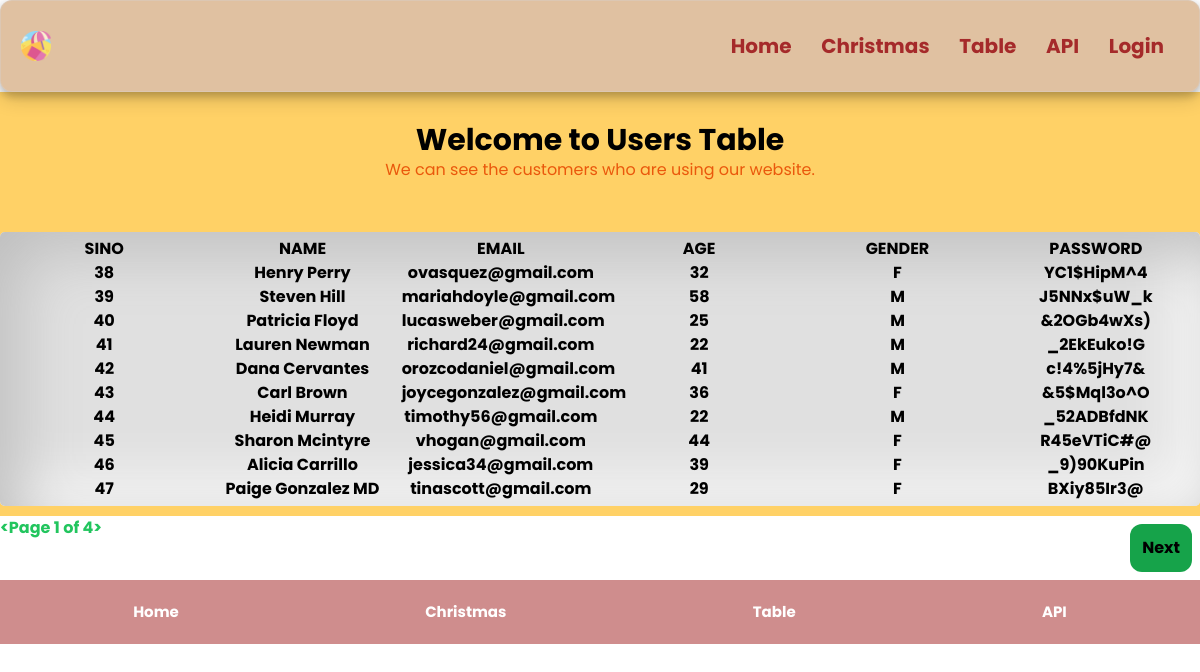
Screenshot of /users/Details/ with the database file from the repository.
### SignupPage/models.py (models this page shows, shortened)
class Usersignup(models.Model):
    Firstname = models.CharField(max_length=100)
    email = models.EmailField(max_length= 254)
    age = models.IntegerField()
    gender = models.CharField(max_length=20)
    password = models.CharField(max_length=100)
    conformpassword = models.CharField(max_length=100)

### SignupPage/views.py (the view)
# urls.py: path('Details/', views.Datatable, name='DataTable'),
def Datatable(request):
    data = Usersignup.objects.all()
    p = Paginator(object_list=data, per_page=10)
    page = request.GET.get('page')
    venues = p.get_page(page)
    return render(request, r'Data/TableData.html', {"Data":data, "venus":venues})

### templates/Data/TableData.html (shortened to what this page needs)
<!DOCTYPE html>
<html lang="en">
<head>
    {%extends 'Base/base.html'%}
    {%load static%}
    {%block content%}
    <script src="{%static 'Tailwindcss/tailwind.js'%}"></script>
        <div class="containertable">
            <h1 class="text-center font-bold text-3xl">Welcome to Users Table</h1>
            <p class="text-orange-600">We can see the customers who are using our website.</p>
            <div class="tablecontainer">
                <table class="table-fixed">
                    <thead>
                      <tr>
                        <th>SINO</th>
                        <th>NAME</th>
                        <th>EMAIL</th>
                        <th>AGE</th>
                        <th>GENDER</th>
                        <th>PASSWORD</th>
                      </tr>
                    </thead>
                    <tbody>
                        {%for user in venus%}
                            <tr class="hover:-translate-y-1 hover:bg-[#FFB300FF]">
                                <th>{{user.id}}</th>
                                <th>{{user.Firstname}}</th>
                                <th>{{user.email}}</th>
                                <th>{{user.age}}</th>
                                <th>{{user.gender}}</th>
                                <th>{{user.password}}</th>
                            </tr>
                        {%endfor%}
                    </tbody>
                  </table>
            </div>
        </div>
        <div class="flex flex-row gap-2 max-w-[100%] justify-between">
            <div class="text-green-500 font-bold">
                {{venus}}
            </div>
            <div class="gap-3 m-2">
                {%if venus.has_previous and venus.has_next%}
                    <a href="?page={{venus.previous_page_number}}"><button class="p-3 rounded-xl font-bold bg-sky-600 hover:bg-sky-300">Prev</button></a>
                    <a href="?page={{venus.next_page_number}}"><button class="p-3 rounded-xl font-bold bg-green-600 hover:bg-green-300">Next</button></a>
                {%elif venus.has_next%}
                    <a href="?page={{venus.next_page_number}}"><button class="p-3 rounded-xl font-bold bg-green-600 hover:bg-green-300">Next</button></a>
                {%elif venus.has_previous%}
                    <a href="?page={{venus.previous_page_number}}"><button class="p-3 rounded-xl font-bold bg-sky-600 hover:bg-sky-300">Prev</button></a>
                {%endif%}
            </div>
        </div>
    {%endblock%}

### templates/Base/base.html (shortened to what this page needs)
<!DOCTYPE html>
<html lang="en">
<head>
    {%load static%}
    <link rel="stylesheet" href="{%static 'Base/base.css'%}">
</head>
<body>
    <section class="navigation">
        <div class="logo">
            <a class="link" href="{%url 'Homepage'%}">
                <img src="{%static 'Base/beach_icon.png'%}" alt="" height="30px" width="30px">
            </a>
            <li class="link">{{request.Usersignup.Firstname}}</li>
        </div>
        <div class="content">
            <ul class="navlinks">
                <li><a class="link" href="/">Home</a></li>
                <li><a class="link" href="Christmas/">Christmas</a></li>
                <li><a class="link" href="{%url 'DataTable'%}">Table</a></li>
                <li><a class="link" href="{%url 'getproducts'%}">API</a></li>
                {% if request.user.is_authenticated %}
                    <li><a class="link" href="{%url 'Logout'%}">Logout</a></li>
                {%else%}
                    <li><a class="link" href="{%url 'Signin'%}">Login</a></li>
                {%endif%}
            </ul>
        </div>
    </section>
    {%block content%}
    {%endblock%}
    <Section class="Footercontent">
        <div class="footerContent">
            <ul class="Footerlinks">
                <li><a class="link" href="/">Home</a></li>
                <li><a class="link" href="Christmas/">Christmas</a></li>
                <li><a class="link" href="{%url 'DataTable'%}">Table</a></li>
                <li><a class="link" href="{%url 'getproducts'%}">API</a></li>
            </ul>
        </div>
    </Section>
</body>
</html>

### static/Base/base.css (style rules this page uses)
* { margin: 0; padding: 0; box-sizing: border-box; }
body { font-family: 'Poppins', sans-serif; }
.navigation { max-width: 100%; width: 100%; position: sticky; top: 0; overflow: hidden; padding: 20px; display: flex; flex-direction: row; backdrop-filter: blur(16px) saturate(180%); -webkit-backdrop-filter: blur(16px) saturate(180%); background-color: #e0c1a1; border-radius: 12px; border: 1px solid rgba(209, 213, 219, 0.3); box-shadow: 0 4px 8px 0 rgba(0, 0, 0, 0.2), 0 6px 20px 0 rgba(0, 0, 0, 0.19); }
.logo { max-width: 60%; width: 100%; display: flex; justify-content: start; align-items: center; }
.content { max-width: 40%; width: 100%; }
.navlinks { width: 100%; display: flex; flex-direction: row; justify-content: space-around; align-items: center; }
li { list-style: none; padding: 10px; }
.link { text-decoration: none; color: brown; font-size: 20px; font-weight: bold; }
.Footercontent { padding: 10px; max-width: 100%; width: 100%; background-color: rgba(165, 42, 42, 0.534); }
.Footerlinks { display: flex; flex-direction: row; justify-content: space-around; align-items: center; }
.Footerlinks>li>a { font: bold; font-size: 15px; color: white; }

### templates/Data/TableData.html (style rules this page uses)
.containertable { width: 100%; max-width: 100%; background-color: #ffd166; display: flex; justify-content: center; align-items: center; flex-direction: column; padding-top: 30px; }
* { font-family: 'Poppins'; }
.tablecontainer { width: 100%; max-width: 100%; margin-top: 50px; margin-bottom: 10px; padding: 5px; border-radius: 5px; background: #e0e0e0; box-shadow: inset 20px 20px 60px #bebebe, inset -20px -20px 60px #ffffff; }
table { width: 100%; }

### rows the page displays
Usersignup: id "38", Firstname "Henry Perry", email "ovasquez@gmail.com", age "32", gender "F", password "YC1$HipM^4"
Usersignup: id "39", Firstname "Steven Hill", email "mariahdoyle@gmail.com", age "58", gender "M", password "J5NNx$uW_k"
Usersignup: id "40", Firstname "Patricia Floyd", email "lucasweber@gmail.com", age "25", gender "M", password "&2OGb4wXs)"
Usersignup: id "41", Firstname "Lauren Newman", email "richard24@gmail.com", age "22", gender "M", password "_2EkEuko!G"
Usersignup: id "42", Firstname "Dana Cervantes", email "orozcodaniel@gmail.com", age "41", gender "M", password "c!4%5jHy7&"
Usersignup: id "43", Firstname "Carl Brown", email "joycegonzalez@gmail.com", age "36", gender "F", password "&5$Mql3o^O"
Usersignup: id "44", Firstname "Heidi Murray", email "timothy56@gmail.com", age "22", gender "M", password "_52ADBfdNK"
Usersignup: id "45", Firstname "Sharon Mcintyre", email "vhogan@gmail.com", age "44", gender "F", password "R45eVTiC#@"
Usersignup: id "46", Firstname "Alicia Carrillo", email "jessica34@gmail.com", age "39", gender "F", password "_9)90KuPin"
Usersignup: id "47", Firstname "Paige Gonzalez MD", email "tinascott@gmail.com", age "29", gender "F", password "BXiy85Ir3@"

### other values shown
{{ venus }} "<Page 1 of 4>"
